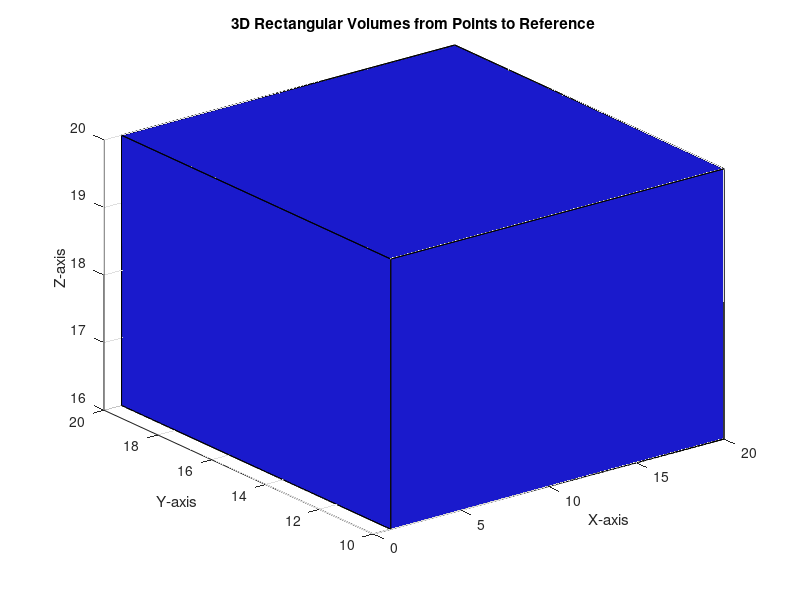

Here is the MATLAB script that generated this plot: (Note: this script raises an error after producing the figure.)
% Define the points and the reference point
points = [
3 4 18; 
1 10 16; 
5 2 20; 
8 1 19;
4 5 19
];
reference = [20, 20, 20];

% Sort points by z-coordinate
[~, idx] = sort(points(:,3));
points = points(idx,:);

% Prepare the figure
figure;
hold on;
grid on;
xlabel('X-axis');
ylabel('Y-axis');
zlabel('Z-axis');
title('3D Rectangular Volumes from Points to Reference');

% Plot each point as a rectangular volume
for i = 1:size(points, 1)
    % Coordinates of the lower corner of the bar
    x0 = min(points(i, 1), reference(1));
    y0 = min(points(i, 2), reference(2));
    z0 = min(points(i, 3), reference(3));

    % Dimensions of the bar
    dx = abs(reference(1) - points(i, 1));
    dy = abs(reference(2) - points(i, 2));
    dz = abs(reference(3) - points(i, 3));

    % Draw the bar using vertices for each face
    % Front and back faces
    c1 = [0.1 0.1 0.8];
    fill3([x0, x0+dx, x0+dx, x0], [y0, y0, y0, y0], [z0, z0, z0+dz, z0+dz], c1);
    fill3([x0, x0+dx, x0+dx, x0], [y0+dy, y0+dy, y0+dy, y0+dy], [z0, z0, z0+dz, z0+dz], c1);
    % Left and right faces
    fill3([x0, x0, x0, x0], [y0, y0+dy, y0+dy, y0], [z0, z0, z0+dz, z0+dz], c1);
    fill3([x0+dx, x0+dx, x0+dx, x0+dx], [y0, y0+dy, y0+dy, y0], [z0, z0, z0+dz, z0+dz], c1);
    % Top and bottom faces
    fill3([x0, x0+dx, x0+dx, x0], [y0, y0, y0+dy, y0+dy], [z0+dz, z0+dz, z0+dz, z0+dz], c1);
    fill3([x0, x0+dx, x0+dx, x0], [y0, y0, y0+dy, y0+dy], [z0, z0, z0, z0], c1);
    alpha(0.5)
end

% Set the aspect ratio and limits for better visualization
axis equal;
xlim([0, 21]);
ylim([0, 21]);
zlim([0, 21]);
view(3);  % Set to 3D view

hold off;
